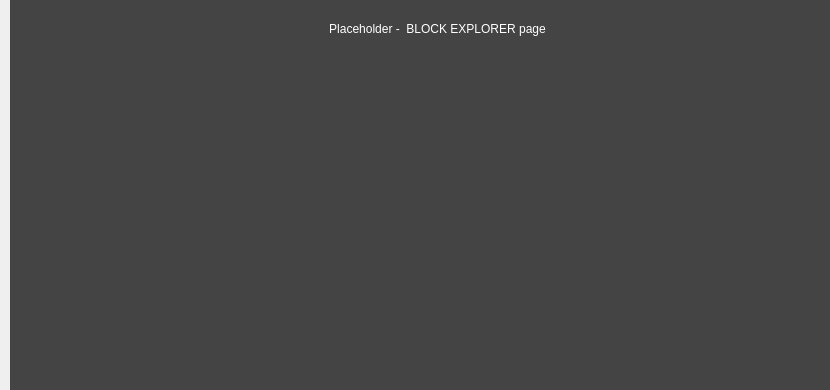
<?xml version="1.0" encoding="UTF-8"?>
<ui version="4.0">
 <class>BlockExplorerPage</class>
 <widget class="QWidget" name="BlockExplorerPage">
  <property name="geometry">
   <rect>
    <x>0</x>
    <y>0</y>
    <width>830</width>
    <height>390</height>
   </rect>
  </property>
  <property name="maximumSize">
   <size>
    <width>16777215</width>
    <height>390</height>
   </size>
  </property>
  <property name="windowTitle">
   <string>Form</string>
  </property>
  <widget class="QFrame" name="frame">
   <property name="geometry">
    <rect>
     <x>10</x>
     <y>0</y>
     <width>830</width>
     <height>390</height>
    </rect>
   </property>
   <property name="styleSheet">
    <string notr="true">color: white; background: #444444; border: none;</string>
   </property>
   <property name="frameShape">
    <enum>QFrame::StyledPanel</enum>
   </property>
   <property name="frameShadow">
    <enum>QFrame::Raised</enum>
   </property>
   <widget class="QLabel" name="label_2">
    <property name="geometry">
     <rect>
      <x>277</x>
      <y>20</y>
      <width>301</width>
      <height>17</height>
     </rect>
    </property>
    <property name="text">
     <string>Placeholder -  BLOCK EXPLORER page</string>
    </property>
    <property name="alignment">
     <set>Qt::AlignCenter</set>
    </property>
   </widget>
  </widget>
 </widget>
 <resources/>
 <connections/>
</ui>
